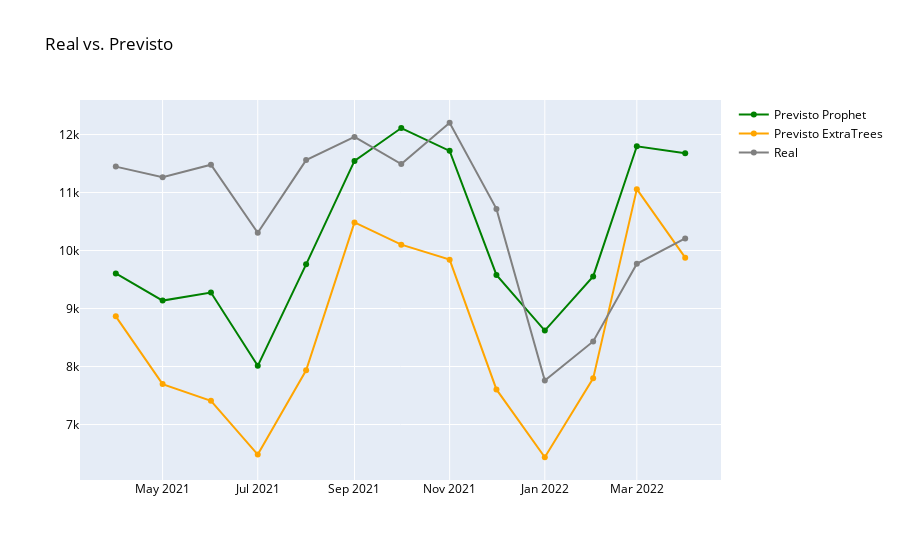

The notebook cell saved with this chart:
### Markdown cell above
# Plot dos Três Métodos

### Code cell
fig = go.Figure(data=[
    go.Scatter(name='Previsto Prophet',x=forecast['ds'], y=forecast['yhat'], marker={'color': 'green'}),
    go.Scatter(name='Previsto ExtraTrees', x=df_r_teste['data'], y=pred_teste_et_tuned, marker={'color': 'orange'}),
    go.Scatter(name='Real', x=df_r_teste['data'], y=y_r_teste, marker={'color': 'gray'})
    ])
fig.update_layout(font=dict(color='black'), title_text='Real vs. Previsto')
fig.show()

### Figure 1 — Plotly figure (JSON) as saved in the notebook; plotly's stock layout.template omitted (floating-point values rounded to 4 significant figures)
{"data": [{"marker": {"color": "green"}, "name": "Previsto Prophet", "type": "scatter", "x": ["2021-04-01T00:00:00", "2021-05-01T00:00:00", "2021-06-01T00:00:00", "2021-07-01T00:00:00", "2021-08-01T00:00:00", "2021-09-01T00:00:00", "2021-10-01T00:00:00", "2021-11-01T00:00:00", "2021-12-01T00:00:00", "2022-01-01T00:00:00", "2022-02-01T00:00:00", "2022-03-01T00:00:00", "2022-04-01T00:00:00"], "y": [9605.0, 9137.0, 9276.0, 8012.0, 9762.0, 11540.0, 12110.0, 11720.0, 9578.0, 8619.0, 9553.0, 11800.0, 11680.0]}, {"marker": {"color": "orange"}, "name": "Previsto ExtraTrees", "type": "scatter", "x": ["2021-04-01", "2021-05-01", "2021-06-01", "2021-07-01", "2021-08-01", "2021-09-01", "2021-10-01", "2021-11-01", "2021-12-01", "2022-01-01", "2022-02-01", "2022-03-01", "2022-04-01"], "y": [8865.0, 7697.0, 7409.0, 6481.0, 7934.0, 10490.0, 10100.0, 9843.0, 7605.0, 6436.0, 7796.0, 11060.0, 9877.0]}, {"marker": {"color": "gray"}, "name": "Real", "type": "scatter", "x": ["2021-04-01", "2021-05-01", "2021-06-01", "2021-07-01", "2021-08-01", "2021-09-01", "2021-10-01", "2021-11-01", "2021-12-01", "2022-01-01", "2022-02-01", "2022-03-01", "2022-04-01"], "y": [11447, 11263, 11480, 10307, 11559, 11959, 11491, 12203, 10718, 7757, 8433, 9770, 10208]}], "layout": {"font": {"color": "black"}, "title": {"text": "Real vs. Previsto"}}}
